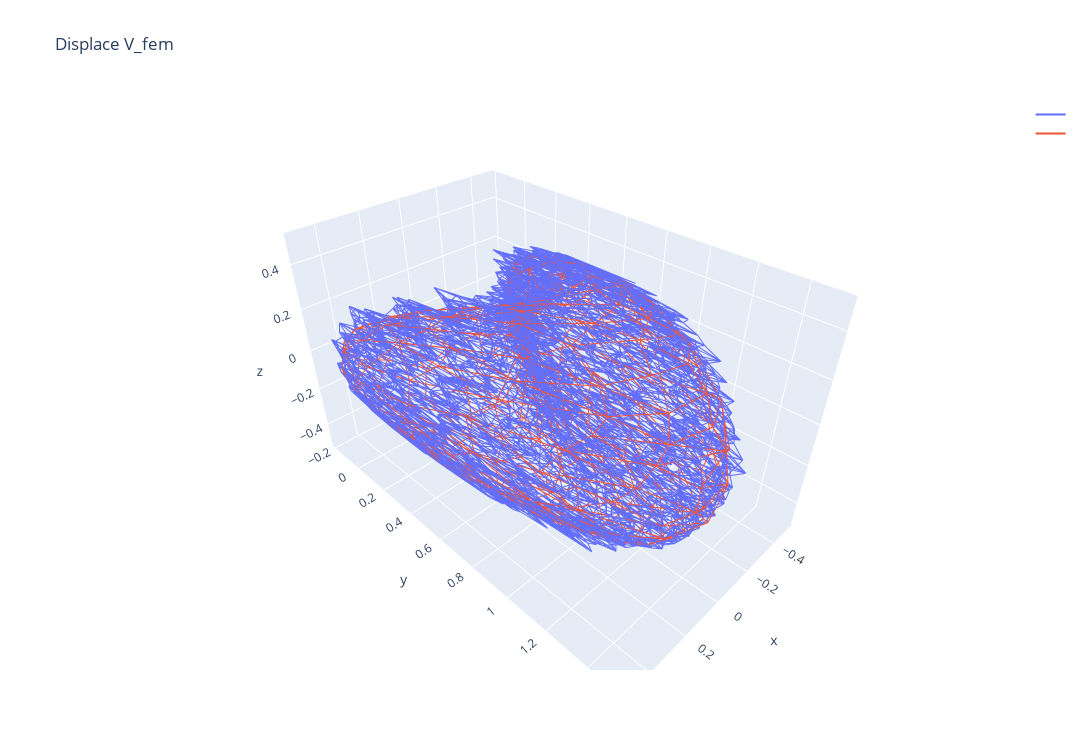

Write notebook code for a chart like this one.
### Code cell
X_coll = V_coll + W @ U_fem
X_coll_lumped = V_coll + W_lumped @ U_fem
X_coll_CG = V_coll + W_CG @ U_fem
X_coll_spilu = V_coll + W_spilu @ U_fem
X_fem = V_fem + U_fem

# fig = make_subplots(rows=1, cols=2)

# fig.add_trace(MeshTrace(V_fem, F_fem, name="V_fem"), row=1, col=1)
# fig.add_trace(MeshTrace(V_coll, F_coll, name="V_coll"), row=1, col=1)
fig = go.Figure([MeshTrace(X_coll, F_coll), MeshTrace(X_fem, F_fem)])
# fig.add_trace(MeshTrace(X_fem, F_fem,  mode="lines", name="Deformed V_fem"), row=1, col=2)
# fig.add_trace(MeshTrace(X_coll, F_coll,  mode="lines", name="Deformed V_coll"), row=1, col=2)
# fig.add_trace(MeshTrace(X_coll_lumped, F_coll,  mode="lines", name="Deformed (lumped) V_coll"), row=1, col=2)
# fig.add_trace(MeshTrace(X_coll_CG, F_coll,  mode="lines", name="Deformed (CG) V_coll"), row=1, col=2)
# fig.add_trace(MeshTrace(X_coll_spilu, F_coll,  mode="lines", name="Deformed (ILU) V_coll"), row=1, col=2)

fig.update_layout(width=1500, height=750, title="Displace V_fem")
fig.update_yaxes(scaleanchor="x", scaleratio=1)

### Figure 1 — Plotly figure (JSON) as saved in the notebook; plotly's stock layout.template omitted (floating-point values rounded to 4 significant figures; data arrays with more than 128 entries replaced by an {"elided": "..."} marker saying what was removed)
{"data": [{"mode": "lines", "name": "", "type": "scatter3d", "x": {"elided": "20480 float values"}, "y": {"elided": "20480 float values"}, "z": {"elided": "20480 float values"}}, {"mode": "lines", "name": "", "type": "scatter3d", "x": {"elided": "1840 float values"}, "y": {"elided": "1840 float values"}, "z": {"elided": "1840 float values"}}], "layout": {"height": 750, "title": {"text": "Displace V_fem"}, "width": 1500, "yaxis": {"scaleanchor": "x", "scaleratio": 1}}}
